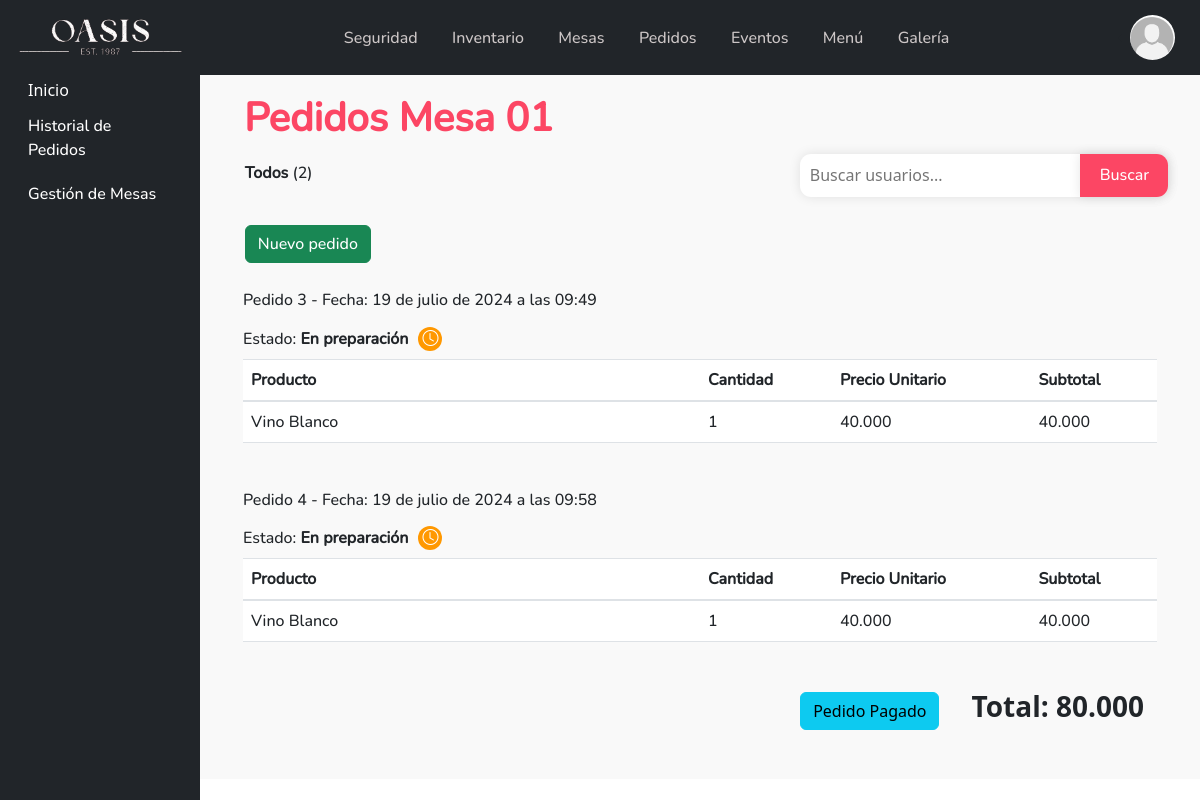
/ver_pedidos_mesa/1/ (signed in), run on the app's committed database.
### Oasis/models.py (models this page shows, shortened)
class Usuario(AbstractUser):
    username = None
    nombre = models.CharField(max_length=254)
    email = models.EmailField(max_length=254, unique=True)
    password = models.CharField(max_length=254)
    cedula = models.CharField(max_length=10, unique=True)
    fecha_nacimiento = models.DateField()
    ROLES = (
        (1, "Administrador"),
        (2, "Bartender"),
        (3, "Mesero"),
        (4, "Cliente"),
    )
    rol = models.IntegerField(choices=ROLES, default=4)
    ESTADO = (
        (1, "Activo"),
        (2, "Bloqueado"),
    )
    estado = models.IntegerField(choices=ESTADO, default=1)
    foto = models.ImageField(upload_to="Img_usuarios/", default="Img_usuarios/default.png", blank=True)
    token_recuperar = models.CharField(max_length=254, default="", blank=True, null=True)
    USERNAME_FIELD = "email"
    REQUIRED_FIELDS = ["nombre", "cedula", "fecha_nacimiento"]
    objects = CustomUserManager()

class Mesa(models.Model):
    ACTIVA = 'Activa'
    DISPONIBLE = 'Disponible'
    ESTADO_CHOICES = (
        (ACTIVA, 'Activa'),
        (DISPONIBLE, 'Disponible'),
    )
    RESERVADA = 'Reservada'
    DISPONIBLE = 'Disponible'
    RESERVA_CHOICES = (
        (RESERVADA, 'Reservada'),
        (DISPONIBLE, 'Disponible'),
    )
    nombre = models.CharField(max_length=300)
    capacidad = models.IntegerField(default=5)
    precio = models.IntegerField(default=1000000)
    estado = models.CharField(max_length=10, choices=ESTADO_CHOICES, default=DISPONIBLE)
    estado_reserva = models.CharField(max_length=10, choices=RESERVA_CHOICES , default=DISPONIBLE)
    codigo_qr = models.CharField(max_length=100, unique=True)
    usuario = models.CharField(max_length=50, default="")

class Pedido(models.Model):
    mesa = models.ForeignKey(Mesa, on_delete=models.DO_NOTHING)
    fecha = models.DateTimeField(auto_now_add=True)
    usuario = models.ForeignKey(Usuario, on_delete=models.CASCADE, default=None)
    comentario = models.TextField(default="")
    PREPARACION = 'En preparación'
    ENTREGADO = 'Entregado'
    CANCELADO = 'Cancelado'
    ESTADO_CHOICES = (
        (PREPARACION, 'En preparacion'),
        (ENTREGADO, 'Entregado'),
        (CANCELADO, 'Cancelado')
    )
    estado = models.CharField(max_length=14, choices=ESTADO_CHOICES, default=PREPARACION)
    total = models.IntegerField(default=0)

class DetallePedido(models.Model):
    ACTIVO = 'Activo'
    ELIMINADO = 'Eliminado'
    ESTADO_CHOICES = (
        (ACTIVO, 'Activo'),
        (ELIMINADO, 'Eliminado')
    )
    pedido = models.ForeignKey(Pedido, on_delete=models.CASCADE)
    producto = models.ForeignKey(Producto, on_delete=models.DO_NOTHING)
    cantidad = models.IntegerField()
    precio = models.IntegerField()
    estado = models.CharField(max_length=10, choices=ESTADO_CHOICES, default=ACTIVO)
    motivo_eliminacion = models.TextField(blank=True, default='')
    @property
    def subtotal(self):
        return self.cantidad * self.precio

class Producto(models.Model):
    nombre = models.CharField(max_length=150)
    descripcion = models.TextField()
    inventario = models.IntegerField(default=0)
    foto = models.ImageField(upload_to="Img_productos/", default="Img_productos/default.png")
    categoria = models.ForeignKey(Categoria, on_delete=models.DO_NOTHING)
    precio = models.IntegerField()

### Oasis/views.py (the view)
# urls.py: path('ver_pedidos_mesa/<int:mesa_id>/', views.ver_pedidos_mesa, name='ver_pedidos_mesa'),
def ver_pedidos_mesa(request, mesa_id):
    mesa = Mesa.objects.get(pk=mesa_id)
    pedidos = Pedido.objects.filter(mesa=mesa)
    detalles_pedidos = []
    cuenta = 0
    for pedido in pedidos:
        detalles = DetallePedido.objects.filter(pedido=pedido)
        subtotal_pedido = 0
        for detalle in detalles:
            if detalle.estado != detalle.ELIMINADO:
                subtotal_pedido += detalle.subtotal
        detalles_pedidos.append({
            'pedido': pedido,
            'detalles': detalles,
        })
        if pedido.estado != 'Cancelado':
            cuenta += subtotal_pedido
    pedidos_eliminados = len(pedidos.filter(estado='Cancelado'))
    total_pedidos = len(pedidos)
    contexto = {
        'mesa': mesa,
        'detalles_pedidos': detalles_pedidos,
        'total_pedidos': total_pedidos,
        'pedidos_eliminados': pedidos_eliminados,
        'cuenta': cuenta
    }
    return render(request, 'Oasis/pedidos/info_pedido_mesa.html', contexto)

### Oasis/templates/Oasis/pedidos/info_pedido_mesa.html (shortened to what this page needs)
{% extends 'Oasis/barNav.html' %}
{% load humanize %}
{% load static %}
{% block Opciones %}
  <li id='primeraOpcion' class="nav-item">
    <a class="nav-link text-white" href="{% url 'peInicio' %}">Inicio</a>
  </li>
  <li id='segundaOpcion' class="nav-item lateralOpciones2">
    <a class="nav-link text-white" href="{% url 'peHistorial' %}">Historial de Pedidos</a>
  </li>
  <li id='terceraOpcion' class="nav-item lateralOpciones2">
    <a class="nav-link text-white" href="{% url 'peGestionMesas' %}">Gestión de Mesas</a>
  </li>
{% endblock %}
{% block contenedor %}
    <h1 style="margin-top: 0.5em;">Pedidos {{ mesa.nombre }}</h1>
    <div class="Contenido">
        <div class="conteos">
            <p><b>Todos</b> (<span id="totalUsuarios">{{ total_pedidos }}</span>)</p>
        </div>
        <div class="search">
            <input placeholder="Buscar usuarios..." type="text">
            <button type="submit">Buscar</button>
        </div>
    </div>
    <div class="Agregar">
        <a type="button" class="btn btn-success" href="{% url 'pedidoEmpleado' mesa.id %}">Nuevo pedido</a>
    </div>
    <div style="margin-left: 2%; margin-right: 2%; margin-top: 3%; font-family: Nunito;">
        {% for detalle_pedido in detalles_pedidos %}
            <div style="margin-bottom: 3em;">
                <h6>Pedido {{ detalle_pedido.pedido.id }} - Fecha: {{ detalle_pedido.pedido.fecha }}</h6>
                <div style="display: flex; padding: 0.5em 1em 0.5em 0em; width: fit-content; align-items: center; gap: 10px;">
                    <p style="margin-bottom: 0%;">Estado: <b>{{ detalle_pedido.pedido.estado }}</b></p>
                    <div class="d-flex justify-content-center align-items-center rounded-circle"
                    {% if detalle_pedido.pedido.estado == 'Entregado' %} style="background-color: rgb(14, 153, 14); width: 1.5em; height: 1.5em;"
                    {% elif detalle_pedido.pedido.estado == 'Cancelado' %} style="background-color: rgb(225, 25, 25); width: 1.5em; height: 1.5em;"
                    {% else %} style="background-color: #ff9800; width: 1.5em; height: 1.5em;"
                    {% endif %}>
                        <p
                        {% if detalle_pedido.pedido.estado == 'Entregado' %} class="bi bi-check text-white mb-0 vertical-align-middle"
                        {% elif detalle_pedido.pedido.estado == 'Cancelado' %} class="bi bi-x text-white mb-0 vertical-align-middle"
                        {% else %} class="bi bi-clock text-white mb-0 vertical-align-middle"
                        {% endif %}></p>
                    </div>
                </div>
                {% if detalle_pedido.pedido.estado == 'Cancelado' %}
                    <p style="color: red;">Motivo de cancelación: {{ detalle_pedido.pedido.comentario }}</p>
                    <table class="table table-danger">
                        <thead>
                            <tr>
                                <th style="width: 50%">Producto</th>
                                <th>Cantidad</th>
                                <th>Precio Unitario</th>
                                <th>Subtotal</th>
                            </tr>
                        </thead>
                        <tbody>
                            {% for detalle in detalle_pedido.detalles %}
                                <tr>
                                    <td>{{ detalle.producto.nombre }}</td>
                                    <td>{{ detalle.cantidad }}</td>
                                    <td>--</td>
                                    <td>--</td>
                                </tr>
                            {% endfor %}
                        </tbody>
                    </table>
                {% else %}
                    <table class="table">
                        <thead>
                            <tr>
                                <th style="width: 50%">Producto</th>
                                <th>Cantidad</th>
                                <th>Precio Unitario</th>
                                <th>Subtotal</th>
                            </tr>
                        </thead>
                        <tbody>
                            {% for detalle in detalle_pedido.detalles %}
                                {% if detalle.estado == 'Eliminado' %}
                                    <tr class="table-danger">
                                        <td>{{ detalle.producto.nombre }}
                                            <button type="button" class="btn btn-danger" data-bs-toggle="modal" data-bs-target="#motivoEliminacionModal{{ detalle.id }}"><i class="bi bi-question-circle"></i></button>
                                        </td>
                                        <td>{{ detalle.cantidad }}</td>
                                        <td>--</td>
                                        <td>--</td>
                                    </tr>
                                {% else %}
                                    <tr>
                                        <td>{{ detalle.producto.nombre }}</td>
                                        <td>{{ detalle.cantidad }}</td>
                                        <td>{{ detalle.precio|intcomma }}</td>
                                        <td>{{ detalle.subtotal|intcomma }}</td>
                                    </tr>
                                {% endif %}
                            {% endfor %}
                        </tbody>
                    </table>
                {% endif %}
            </div>
        {% endfor %}
    </div>
    <div style="display: flex; justify-content: end; align-items: center; gap: 2em; margin-right: 2em; margin-bottom: 3em;">
        {% if pedidos_eliminados == total_pedidos %}
            <a type="button" class="btn btn-info" href="{% url 'liberar_mesa' mesa.id %}">Liberar Mesa</a>
        {% else %}
            <a type="button" class="btn btn-info" href="{% url 'pagar_pedido' mesa.id 'empleado' %}">Pedido Pagado</a>
        {% endif %}
        <h3 style="font-weight: 700; text-align: end;">Total: {{ cuenta|intcomma }}</h3>
    </div>
{% endblock %}

### Oasis/templates/Oasis/barNav.html (shortened to what this page needs)
{% load static %}
<!DOCTYPE html>
<html lang="en">
<head>
    <link rel="stylesheet" href="{% static 'Oasis/css/estiloDB.css' %}">
    <link rel="stylesheet" href="{% static 'Oasis/css/formularios.css' %}">
    <link rel="stylesheet" href="{% static 'Oasis/css/botonesDiseño.css' %}">
    <link rel="stylesheet" href="{% static 'Oasis/css/index.css' %}">
    <link rel="stylesheet" href="{% static 'Oasis/css/barrasGestiones.css' %}">
    <link rel="stylesheet" href="{% static 'Oasis/css/pedidos.css' %}">
    <link rel="stylesheet" href="{% static 'Oasis/css/mesas.css' %}">
    <link rel="stylesheet" href="{% static 'Oasis/css/pedidoEmpleado.css' %}">
    <link rel="stylesheet" href="{% static 'Oasis/css/eventos.css' %}">
    <link rel="stylesheet" href="{% static 'Oasis/css/galeria.css' %}">
    <link rel="stylesheet" href="{% static 'Oasis/css/bootstrap.min.css' %}">
    <link rel="stylesheet" href="{% static 'Oasis/css/front_eventos/front_eventos_info.css' %}">
    <link rel="stylesheet" href="{% static 'Oasis/css/usuario/reservas_y_entradas.css' %}">
    <link rel="stylesheet" href="https://cdn.jsdelivr.net/npm/bootstrap-icons@1.11.1/font/bootstrap-icons.css" />
    <link href="https://cdn.datatables.net/1.13.6/css/dataTables.bootstrap5.min.css" rel="stylesheet">
    <link href="https://stackpath.bootstrapcdn.com/bootstrap/4.5.2/css/bootstrap.min.css" rel="stylesheet">
    <link href="https://cdnjs.cloudflare.com/ajax/libs/twitter-bootstrap/5.3.0/css/bootstrap.min.css" rel="stylesheet">
</head>
<body>
    <header>
        <nav class="navbar navbar-expand-lg bg-dark navbar-dark">
            <div class="container-fluid">
                <a id="enlace_logo" href="{% url 'index' %}"><img src="{% static 'Oasis/img/logoOasisBlanco.png' %}" alt="logo_oasis"></a>
                <div class="collapse navbar-collapse " id="navbarSupportedContent">
                    <ul class="navbar-nav d-flex justify-content-around align-items-center mx-auto mb-2 mb-lg-0" id="Opciones">
                        <li class="nav-item">
                            <a class="opcionesNav2" href="{% url 'guInicio' %}" role="button">
                                Seguridad
                            </a>
                        </li>
                        <li class="nav-item">
                            <a class="opcionesNav2" href="{% url 'Productos'%}" role="button">
                                Inventario
                            </a>
                        </li>
                        <li class="nav-item">
                            <a class="opcionesNav2" href="{% url 'Mesas'%}" role="button">
                                Mesas
                            </a>
                        </li>
                        <li class="nav-item">
                            <a class="opcionesNav2" href="{% url 'peInicio' %}" role="button">
                                Pedidos
                            </a>
                        </li>
                        <li class="nav-item">
                            <a class="opcionesNav2" href="{% url 'Eventos' %}" role="button">
                                Eventos
                            </a>
                        </li>
                        <li class="nav-item">
                            <a class="opcionesNav2" href="{% url 'Menu' %}" role="button">
                                Menú
                            </a>
                        </li>
                        <li class="nav-item">
                            <a class="opcionesNav2" href="{% url 'gaInicio' %}" role="button">
                                Galería
                            </a>
                        </li>
                    </ul>
                    <div class="d-flex">
                        <div class="dropdown dropstart">
                            <button type="button" class="btn dropdown-toggle" data-bs-toggle="dropdown">
                                {% if user.foto %}
                                    <img src="{{ user.foto.url }}" alt="FotoUsuario" width="45px" height="45px"  class="rounded-circle">
                                {% else %}
                                    <img src="{% static 'Oasis/img/logoUser.png' %}" alt="LogoUsuario" width="45px" height="45px">
                                {% endif %}
                            </button>
                        </div>
                    </div>
                </div>
            </div>
        </nav>
    </header>
    <div class="container-fluid">
        <div class="row">
            <nav id="sidebar" class="col-md-3 col-lg-2 d-md-block bg-dark sidebar">
                    <ul id="listaOpciones" class="nav flex-column">
                        {% block Opciones %}{% endblock %}
                    </ul>
            </nav>
            <main class="col-md-9 ms-sm-auto col-lg-10 px-md-4">
                {% block contenedor %}
                {% endblock %}
            </main>
        </div>
    </div>
</body>
</html>

### data on the page
Usuario: foto (placeholder picture)
Mesa: nombre "Mesa 01"
Pedido: pedido.id "3", pedido.fecha "19 de julio de 2024 a las 09:49", pedido.estado "En preparación"
DetallePedido: producto.nombre "Vino Blanco", cantidad "1", precio "40.000", subtotal "40.000"
Pedido: pedido.id "4", pedido.fecha "19 de julio de 2024 a las 09:58", pedido.estado "En preparación"
DetallePedido: producto.nombre "Vino Blanco", cantidad "1", precio "40.000", subtotal "40.000"

### other printed values
{{ total_pedidos }} "2"
{{ cuenta|intcomma }} "80.000"
